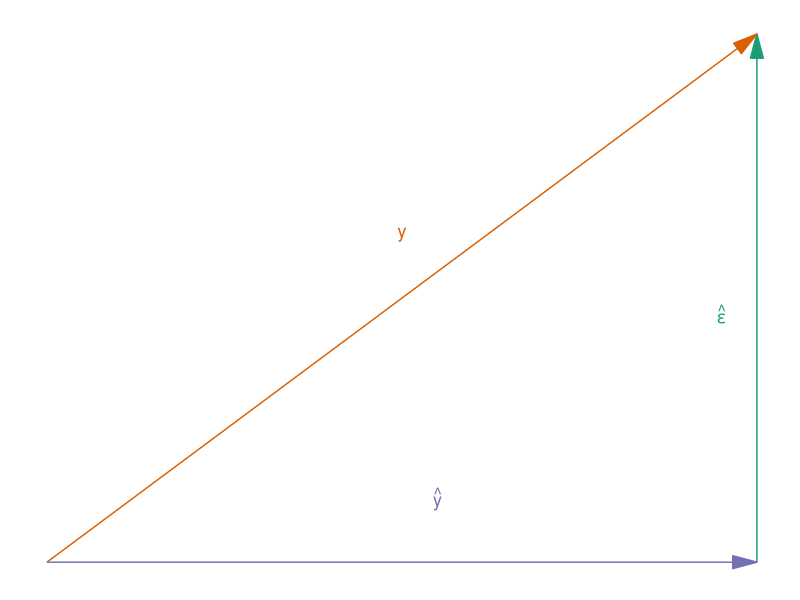

Generate this figure with R:
## ---- chunk 1
library(knitr)        # нужен для ф-ии kable
library(grid)
library(ggplot2)
## ---- chunk 2
kable(data.frame(c("Вася", "Коля", "Петя"), 
                 c(60,70,80),
                 c(170, 170, 181)),
      col.names = c("", "рост, см", "вес, кг"))
## ---- chunk 3
sml <- data.frame(name = rep(c("y", "y_hat", "eps"), each = 2),
                  x = c(0, 1, 0, 1, 1, 1),
                  y = c(0, 1, 0, 0, 0, 1))
annotext <- data.frame(x = c(0.5, 0.55, 0.95),
                       y = c(0.62, 0.12, 0.47),
                       label = c("y", "hat(y)", "hat(epsilon)"),
                       color = c("y", "y_hat", "eps"))
myarrow <- arrow(angle = 15, ends = "last", type = "closed") # grid library
ggplot(data = sml, aes(x, y)) +
  geom_line(aes(group = name, color = name), arrow = myarrow) +
  # спользуем вторую aes из data.frame
  geom_text(data = annotext,
            aes(x = x, y = y, label = label, color = color, size = 6),
            parse = T) +
  # # Можно еще вот так (много повторов, второй aes решает эту проблему):
  # geom_text(aes(x = 0.5, y = 0.62, label = "y", color = "y", size = 6)) +
  # geom_text(aes(x = 0.55, y = 0.12, label = "hat(y)", color = "y_hat", size = 6), parse = T) +
  # geom_text(aes(x = 0.95, y = 0.47, label = "hat(epsilon)", color = "eps", size = 6), parse = T) +
  # Или вот так; это изящней всего, но цвет так и не смог прикрутить(((
  # annotate("text",
  #          size = 6,
  #          parse = TRUE,
  #          # color = "red",
  #          x = c(0.5, 0.55, 0.95),
  #          y = c(0.62, 0.12, 0.47),
  #          label = c("y", "hat(y)", "hat(epsilon)")) +
  theme_classic() +
  theme(line = element_blank(),
        text = element_blank(),
        title = element_blank(),
        legend.position = "none") +
  scale_color_brewer(palette = "Dark2")
